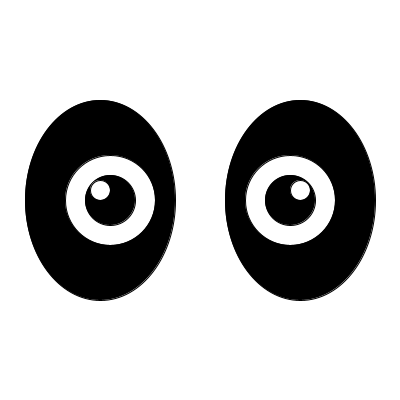
Frame 1 (no input)
Frame 60 (the mouse pressed at the canvas centre just before this capture): identical to frame 1, image omitted
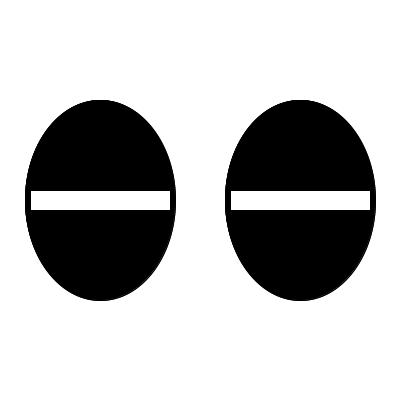
Frame 120 (the mouse held since frame 60 and released just before this capture)

The Processing sketch that drew these frames (run headless with seeded random() and noise(); from frame 60 on, the mouse is pressed at the canvas centre):

// Processing sketch: processing_95232
// ── processing_95232.pde

boolean button = false;

void setup(){
  size(400,400);
  smooth();
}

void draw(){
  
  background(255);
  
  //left eye
  fill(0);
  ellipse(100,200,150,200);
  
  //left white part of eye move with mouse
   if(mouseX > 150 && mouseX < 250 && mouseY > 125 && mouseY < 275){
    fill(255);
    stroke(255);
    ellipse(mouseX-90,mouseY,90,90);
  }else {
    fill(255);
    ellipse(110,200,90,90);
  }
  
  //left iris move with mouse
  if(mouseX > 150 && mouseX < 250 && mouseY > 125 && mouseY < 275){
    stroke(0);
    fill(0);
    ellipse(mouseX-90,mouseY,50,50);
  }else{
    stroke(0);
    fill(0);
    ellipse(110,200,50,50);
  }
  
  //left pupil move with mouse
  if(mouseX > 150 && mouseX < 250 && mouseY > 125 && mouseY < 275){
    fill(255);
    ellipse(mouseX-80,mouseY-10,20,20);
  }else{
    fill(255);
    ellipse(100,190,20,20);
  }

  //right eye
  fill(0);
  ellipse(300,200,150,200);
  
  //right white part of eye move with mouse
  if(mouseX > 150 && mouseX < 250 && mouseY > 125 && mouseY < 275){
    stroke(255);
    fill(255);
    ellipse(mouseX+90,mouseY,90,90);
  }else{
    stroke(0);
    fill(255);
    ellipse(290,200,90,90);
  }
  
  // right iris move with mouse
  if(mouseX > 150 && mouseX < 250 && mouseY > 125 && mouseY < 275){
    stroke(0);
    fill(0);
    ellipse(mouseX+90,mouseY,50,50);
  }else{
    stroke(0);
    fill(0);
    ellipse(290,200,50,50);
  }
  
  //right pupil move with mouse
  if(mouseX > 150 && mouseX < 250 && mouseY > 125 && mouseY < 275){
    fill(255);
    ellipse(mouseX+100,mouseY-10,20,20);
  }else{
    fill(255);
    ellipse(300,190,20,20);
  }
  
  if (button) {
    //left eye
    fill(0);
    ellipse(100,200,150,200);
    fill(255);
    rect(30,190,140,20);
    // right eye
    fill(0);
    ellipse(300,200,150,200);
    fill(255);
    rect(230,190,140,20);
    
  }
}

void mousePressed(){
  if(mouseX > 150 && mouseX < 250 && mouseY > 125 && mouseY < 275){
    button = !button;
  }

}
